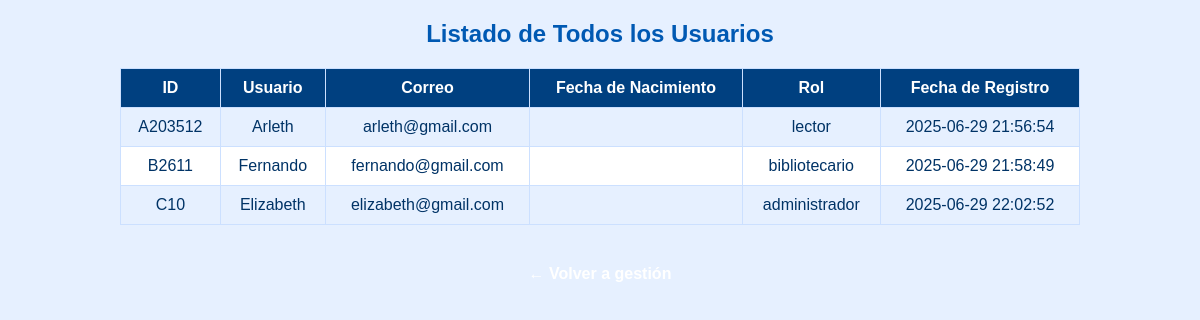
Before: /listar_usuarios.php with the older database file.
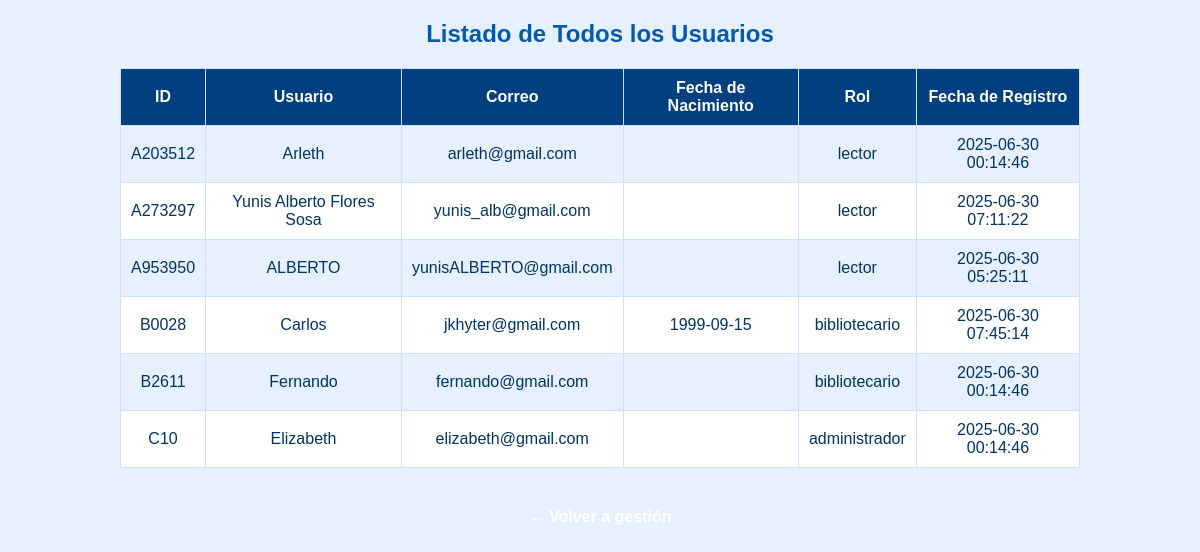
After: the same page with the newer database file.
### tables this page shows
CREATE TABLE `usuarios` (
  `id_usuarios` varchar(10) NOT NULL,
  `usuario` varchar(50) NOT NULL,
  `correo` varchar(50) NOT NULL,
  `clave` varchar(255) NOT NULL,
  `fecha_nacimiento` date DEFAULT NULL,
  `rol` enum('bibliotecario','lector','administrador') NOT NULL DEFAULT 'lector',
  `creado_at` timestamp NOT NULL DEFAULT current_timestamp()
);

### listar_usuarios.php (the view, shortened to what this page needs)
<?php
include("db.php");
$usuarios = $pdo->query("SELECT * FROM usuarios")->fetchALL(PDO::FETCH_ASSOC);
?>
<!DOCTYPE html>
<html>
<head>
    <link rel="stylesheet" href="styles.css">
</head>
<body>
    <h2>Listado de Todos los Usuarios</h2>
    <table>
        <tr>
            <th>ID</th>
            <th>Usuario</th>
            <th>Correo</th>
            <th>Fecha de Nacimiento</th>
            <th>Rol</th>
             <th>Fecha de Registro</th>
        </tr>
        <?php foreach ($usuarios as $fila) { ?>
        <tr>
            <td><?php echo $fila["id_usuarios"]; ?></td>
            <td><?php echo $fila["usuario"]; ?></td>
            <td><?php echo $fila["correo"]; ?></td>
            <td><?php echo $fila["fecha_nacimiento"]; ?></td>
            <td><?php echo $fila["rol"]; ?></td>
            <td><?php echo $fila["creado_at"]; ?></td>
        </tr>
        <?php } ?>
    </table>
    <div style="text-align: center; margin-top: 20px;">
        <a href="gestionar_usuarios.php">← Volver a gestión</a>
    </div>
</body>
</html>

### styles.css (style rules this page uses)
body { font-family: Arial, sans-serif; background-color: #e6f0ff; color: #003366; margin: 0; padding: 0; }
h2 { text-align: center; color: #0059b3; }
a { color: #0040b3; text-decoration: none; display: block; text-align: center; margin-top: 10px; }
a { display: inline-block; color: white; padding: 10px 0px; border-radius: 5px; text-decoration: none; font-weight: bold; margin-top: 10px; }

### listar_usuarios.php (style rules this page uses)
table { width: 80%; margin: auto; border-collapse: collapse; background-color: #fff; }
th, td { padding: 10px; border: 1px solid #cce0ff; text-align: center; }
th { background-color: #004080; color: white; }
tr:nth-child(even) { background-color: #e6f0ff; }

Changed rows visible on the page:
changed usuarios "Arleth": creado_at "2025-06-29 21:56:54" → "2025-06-30 00:14:46"
added usuarios: id_usuarios "A273297", usuario "Yunis Alberto Flores Sosa", correo "yunis_alb@gmail.com", rol "lector", creado_at "2025-06-30 07:11:22"
added usuarios: id_usuarios "A953950", usuario "ALBERTO", correo "yunisALBERTO@gmail.com", rol "lector", creado_at "2025-06-30 05:25:11"
added usuarios: id_usuarios "B0028", usuario "Carlos", correo "jkhyter@gmail.com", fecha_nacimiento "1999-09-15", rol "bibliotecario", creado_at "2025-06-30 07:45:14"
changed usuarios "Fernando": creado_at "2025-06-29 21:58:49" → "2025-06-30 00:14:46"
changed usuarios "Elizabeth": creado_at "2025-06-29 22:02:52" → "2025-06-30 00:14:46"
